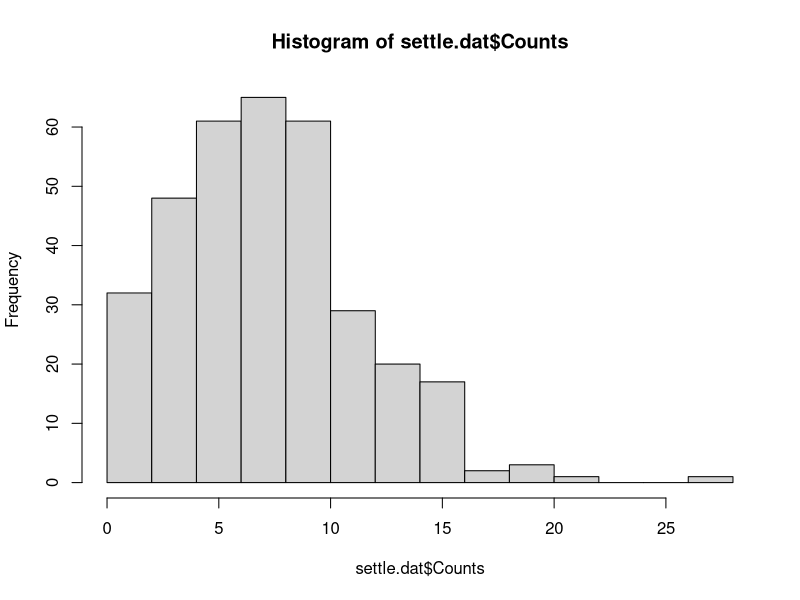

R code for this plot: (Note: this script raises an error after producing the figure.)
# Fig 2 ####
# Fig 2 should be differences in preference among biotypes tested
library("lme4")
library("car")
library("multcomp")
library("ggplot2")
library("emmeans")
library("MASS")
library("tidyverse")

settle.dat <- read.csv("./Data/settle mod.csv", header= TRUE) %>%
  mutate(Plant_sp = recode(Plant_sp, "Red Clover" = "Red clover", "Hairy Vetch" = "Hairy vetch"))

hist(settle.dat$Counts)

settle.dat$Plant <- settle.dat$Plant_sp

# First model

new.count.mod <- glm.nb(Counts ~ Biotype*Plant*Virus, data=settle.dat)

mod1_sa <- stepAIC(new.count.mod, direction = "both")

mod1_sa$anova

# Final model

final.count.mod <- glm.nb(Counts ~ Biotype + Plant + Plant*Biotype, data=settle.dat)

Anova(final.count.mod)

# Save model for table s2
saveRDS(final.count.mod, "./Models/table2_mod.rds")
saveRDS(new.count.mod, "./Models/table2b_mod.rds") #fully specified model

# get emmeans for posthoc tests
count.lsm <- cld(emmeans(final.count.mod, ~ Biotype|Plant), sort=FALSE, type="response", Letters=c("abc")) %>% as.data.frame()

#edit groupings so they line up better in ggplot
count.lsm$.group=gsub(" ", "", count.lsm$.group) 

#
Fig2 <- settle.dat %>% group_by(Biotype, Plant) %>%
  summarise(mean = mean(Counts), SEM = std.error(Counts, na.rm=TRUE)) %>% as.data.frame()

# join cld with raw mean and se
Fig2 <- left_join(x=Fig2, y=count.lsm, by = c("Biotype","Plant"))

#

#make figure for counts of aphids that move to each host plant
Fig2_plot <- ggplot(Fig2, aes(x=Biotype, y=mean)) +
  geom_bar(stat="identity", width=0.8, position="dodge") +
  geom_errorbar(aes(ymin=mean-(SEM), ymax=mean+(SEM)), position=position_dodge(0.8), width=0.1) +
  theme_bw(base_size = 12) + 
  theme(panel.grid.major = element_blank(),
        panel.grid.minor = element_blank(), axis.line = element_line(colour = "black")) +
  labs(y="Number of aphids that moved towards host plant", x="Aphid biotype grouping") + 
  scale_fill_grey() +
  theme(axis.line.x = element_line(color="black", size = 0.5),
        axis.line.y = element_line(color="black", size = 0.5)) +
  geom_text(aes(x = Biotype, y = (mean+SEM+2), label = .group), position=position_dodge(width=0.8)) +
  facet_wrap(~Plant)
Fig2_plot


ggsave(filename = "./Figures/Fig 3.png", plot = Fig2_plot, device = "png",
       width = 6, height = 5, units = "in")
